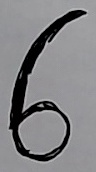
#> input picture camera/testing/mser_test_20250915_213256/mser_001_07_digit_0_roi.jpg, 96 x 172 px, given in place of video, which was not available
$ python digit_camera.py
#> lines starting #> are read from the running program, lines starting #| are printed output that depends on the picture; after the words box and inside, x2 and y2 are one past the last pixel; in counts of white or black regions, pixels touching at a corner belong together; pictures that were not available may be replaced by others from this repository, and a replacement may not be noted
### camera/digit_detector.py
#!/usr/bin/env python3
"""
Digit Detection and Preprocessing Pipeline for Webcam Frames

This module handles:
1. Detecting digit regions in webcam frames
2. Extracting and preprocessing digits to 28x28 format
3. Converting to the binary format expected by the CUDA model
"""

import cv2
import numpy as np
import os
import sys
from typing import List, Tuple, Optional

class DigitDetector:
    def __init__(self):
        # Optimized parameters for 1080p resolution
        self.min_area = 2000  # Increased for 1080p
        self.max_area = 50000  # Increased for 1080p
        self.min_aspect_ratio = 0.3
        self.max_aspect_ratio = 1.5
        self.min_size = 40  # Increased for 1080p

    def preprocess_frame(self, frame: np.ndarray) -> np.ndarray:
        """
        Preprocess the input frame for digit detection
        """
        # Convert to grayscale
        if len(frame.shape) == 3:
            gray = cv2.cvtColor(frame, cv2.COLOR_BGR2GRAY)
        else:
            gray = frame.copy()

        # Apply Gaussian blur to reduce noise
        blurred = cv2.GaussianBlur(gray, (5, 5), 0)

        # Apply adaptive threshold to get binary image
        thresh = cv2.adaptiveThreshold(
            blurred, 255, cv2.ADAPTIVE_THRESH_GAUSSIAN_C,
            cv2.THRESH_BINARY_INV, 11, 2
        )

        return thresh

    def find_digit_contours(self, thresh: np.ndarray) -> List[Tuple[np.ndarray, Tuple[int, int, int, int]]]:
        """
        Find contours that likely contain digits
        """
        # Find contours
        contours, _ = cv2.findContours(thresh, cv2.RETR_EXTERNAL, cv2.CHAIN_APPROX_SIMPLE)

        digit_contours = []
        for contour in contours:
            # Get bounding rectangle
            rect = cv2.boundingRect(contour)
            x, y, w, h = rect

            # Calculate area and aspect ratio
            area = cv2.contourArea(contour)
            aspect_ratio = w / h if h > 0 else 0

            # Filter for digit-like regions
            if (self.min_area < area < self.max_area and
                self.min_aspect_ratio < aspect_ratio < self.max_aspect_ratio and
                w > self.min_size and h > self.min_size):
                digit_contours.append((contour, rect))

        # Sort by area (largest first)
        digit_contours.sort(key=lambda x: cv2.contourArea(x[0]), reverse=True)

        return digit_contours

    def extract_digit_region(self, frame: np.ndarray, rect: Tuple[int, int, int, int]) -> np.ndarray:
        """
        Extract the digit region from the frame
        """
        x, y, w, h = rect

        # Add some padding
        padding = 5
        x = max(0, x - padding)
        y = max(0, y - padding)
        w = min(frame.shape[1] - x, w + 2 * padding)
        h = min(frame.shape[0] - y, h + 2 * padding)

        # Extract region
        digit_roi = frame[y:y+h, x:x+w]

        return digit_roi

    def preprocess_digit(self, digit_roi: np.ndarray) -> np.ndarray:
        """
        Preprocess a digit region to 28x28 format for the model
        """
        # Convert to grayscale if needed
        if len(digit_roi.shape) == 3:
            gray = cv2.cvtColor(digit_roi, cv2.COLOR_BGR2GRAY)
        else:
            gray = digit_roi.copy()

        # Resize to 28x28
        resized = cv2.resize(gray, (28, 28))

        # Invert colors (MNIST has white digits on black background)
        inverted = cv2.bitwise_not(resized)

        # Normalize to [0, 1] range
        normalized = inverted.astype(np.float32) / 255.0

        return normalized

    # [18 lines left out: function save_digit_binary, not called in this run]

    def detect_digits(self, frame: np.ndarray) -> List[Tuple[np.ndarray, Tuple[int, int, int, int]]]:
        """
        Main function to detect and preprocess digits in a frame

        Returns:
            List of (preprocessed_digit, bounding_rect)
        """
        # For 1080p frames, work on a smaller version for detection, then scale back
        original_height, original_width = frame.shape[:2]
        scale_factor = 0.5  # Process at half resolution for speed

        if original_width > 1280:  # Only scale down if frame is large
            small_width = int(original_width * scale_factor)
            small_height = int(original_height * scale_factor)
            small_frame = cv2.resize(frame, (small_width, small_height))
        else:
            small_frame = frame
            scale_factor = 1.0

        # Preprocess frame
        thresh = self.preprocess_frame(small_frame)

        # Find digit contours
        digit_contours = self.find_digit_contours(thresh)

        results = []
        for i, (contour, rect) in enumerate(digit_contours):
            # Scale rectangle back to original size
            x, y, w, h = rect
            if scale_factor != 1.0:
                x = int(x / scale_factor)
                y = int(y / scale_factor)
                w = int(w / scale_factor)
                h = int(h / scale_factor)
                rect = (x, y, w, h)

            # Extract digit region from original frame
            digit_roi = self.extract_digit_region(frame, rect)

            # Preprocess digit
            preprocessed = self.preprocess_digit(digit_roi)

            # Add to results (no temp file needed)
            results.append((preprocessed, rect))

        return results

    # [28 lines left out: functions visualize_detection, test_digit_detection, not called in this run]

# [32 lines that do not run on import are left out]

### camera/digit_camera.py
#!/usr/bin/env python3
"""
Real-time Digit Recognition with Camera Stream
Integrates MJPEG camera stream with digit detection and CUDA inference.
"""

import cv2
import numpy as np
import time
import os
import sys
from digit_detector import DigitDetector

class DigitCamera:
    def __init__(self, stream_url="http://192.168.1.200:8080/video"):
        self.stream_url = stream_url
        self.detector = DigitDetector()
        self.frame_count = 0
        self.start_time = time.time()
        self.last_detection_time = 0
        self.detection_cooldown = 0.5  # Minimum time between detections (seconds)

    def connect_to_stream(self):
        """Connect to the MJPEG stream"""
        print("🎥 Connecting to camera stream...")
        print(f"📡 Stream URL: {self.stream_url}")

        # Connect to the stream with optimized settings
        self.cap = cv2.VideoCapture(self.stream_url)

        if not self.cap.isOpened():
            print("❌ Failed to connect to camera stream")
            print("💡 Make sure the Windows webcam server is running on port 8080")
            return False

        # Optimize stream settings for better quality
        self.cap.set(cv2.CAP_PROP_BUFFERSIZE, 1)  # Reduce buffer to prevent lag
        self.cap.set(cv2.CAP_PROP_FPS, 30)        # Set target FPS

        # Get stream properties
        self.width = int(self.cap.get(cv2.CAP_PROP_FRAME_WIDTH))
        self.height = int(self.cap.get(cv2.CAP_PROP_FRAME_HEIGHT))
        self.fps = self.cap.get(cv2.CAP_PROP_FPS)

        print("✅ Connected to camera stream!")
        print(f"📐 Stream resolution: {self.width}x{self.height}")
        print(f"🎬 Stream FPS: {self.fps}")

        return True

    def run_cuda_inference(self, digit_image):
        """Run CUDA inference on the detected digit"""
        try:
            # Check if CUDA inference executable exists
            cuda_path = "../bin/inference"
            if not os.path.exists(cuda_path):
                print("⚠️ CUDA inference executable not found. Run 'cd .. && make inference' first.")
                return None

            # Create a temporary file with a unique name to avoid conflicts
            import tempfile
            with tempfile.NamedTemporaryFile(suffix='.bin', delete=False) as temp_file:
                temp_filename = temp_file.name
                # Write the preprocessed digit data
                digit_image.astype(np.float32).tofile(temp_filename)

            # Run the CUDA inference
            import subprocess
            result = subprocess.run([cuda_path, temp_filename], capture_output=True, text=True, timeout=5)

            # Clean up temporary file immediately
            os.unlink(temp_filename)

            if result.returncode == 0:
                # Parse the prediction result - look for "Prediction: X" line
                lines = result.stdout.strip().split('\n')
                for line in lines:
                    if line.startswith('Prediction:'):
                        prediction = line.split(':')[1].strip()
                        if prediction.isdigit():
                            return int(prediction)

                print(f"⚠️ Could not parse prediction from: {result.stdout}")
                return None
            else:
                print(f"⚠️ CUDA inference failed: {result.stderr}")
                return None

        except subprocess.TimeoutExpired:
            print("⚠️ CUDA inference timed out")
            return None
        except Exception as e:
            print(f"⚠️ CUDA inference error: {e}")
            return None
        finally:
            # Ensure temp file is cleaned up even if there's an error
            try:
                if 'temp_filename' in locals() and os.path.exists(temp_filename):
                    os.unlink(temp_filename)
            except:
                pass

    def process_frame(self, frame):
        """Process a single frame for digit detection and recognition"""
        current_time = time.time()

        # Check if enough time has passed since last detection
        if current_time - self.last_detection_time < self.detection_cooldown:
            return frame, None

        # Detect digits in the frame
        digit_regions = self.detector.detect_digits(frame)

        if not digit_regions:
            return frame, None

        # Process the first detected digit
        digit_region, bbox = digit_regions[0]

        # Run CUDA inference
        prediction = self.run_cuda_inference(digit_region)

        if prediction is not None:
            self.last_detection_time = current_time
            return frame, (prediction, bbox)

        return frame, None

    def draw_overlay(self, frame, prediction_info=None):
        """Draw information overlay on the frame"""
        # Add frame counter and FPS
        self.frame_count += 1
        elapsed_time = time.time() - self.start_time
        fps = self.frame_count / elapsed_time if elapsed_time > 0 else 0

        # Add info overlay
        #cv2.putText(frame, f"Frame: {self.frame_count}", (10, 30),
                   #cv2.FONT_HERSHEY_SIMPLEX, 0.7, (0, 255, 0), 2)
        cv2.putText(frame, f"FPS: {fps:.1f}", (10, 60),
                   cv2.FONT_HERSHEY_SIMPLEX, 0.7, (0, 255, 0), 2)
        #cv2.putText(frame, f"Resolution: {self.width}x{self.height}", (10, 90),
                   #cv2.FONT_HERSHEY_SIMPLEX, 0.5, (255, 255, 255), 1)

        # Add digit recognition result
        if prediction_info:
            prediction, bbox = prediction_info
            x, y, w, h = bbox

            # Draw bounding box around detected digit
            cv2.rectangle(frame, (x, y), (x + w, y + h), (0, 255, 0), 2)

            # Draw prediction result
            cv2.putText(frame, f"Digit: {prediction}", (x, y - 10),
                       cv2.FONT_HERSHEY_SIMPLEX, 1.5, (0, 255, 0), 3)

            # Add confidence indicator (since we don't have actual confidence)
            cv2.putText(frame, "CUDA Model", (x, y + h + 30),
                       cv2.FONT_HERSHEY_SIMPLEX, 0.7, (255, 255, 0), 2)

        return frame

    def run(self):
        """Main processing loop"""
        if not self.connect_to_stream():
            return

        # Create window with high-quality settings
        cv2.namedWindow("Digit Recognition", cv2.WINDOW_NORMAL)
        cv2.resizeWindow("Digit Recognition", 1280, 720)

        # Set window properties for better display
        cv2.setWindowProperty("Digit Recognition", cv2.WND_PROP_TOPMOST, 0)

        print("🎬 Digit recognition started. Press 'q' to quit, 's' to save frame.")

        while True:
            # Clear any buffered frames to prevent lag
            for _ in range(2):
                self.cap.grab()

            ret, frame = self.cap.read()

            if not ret:
                print("⚠️ Failed to read frame")
                break

            # Process frame for digit detection
            processed_frame, prediction_info = self.process_frame(frame)

            # Draw overlay with results
            display_frame = self.draw_overlay(processed_frame, prediction_info)

            # Display frame
            cv2.imshow("Digit Recognition", display_frame)

            # Handle key presses
            key = cv2.waitKey(1) & 0xFF
            if key == ord('q'):
                break
            elif key == ord('s'):
                # Save current frame
                filename = f"digit_frame_{int(time.time())}.jpg"
                cv2.imwrite(filename, display_frame)
                print(f"📸 Frame saved as {filename}")
            elif key == ord('r'):
                # Reset frame counter
                self.frame_count = 0
                self.start_time = time.time()
                print("🔄 Frame counter reset")

        # Cleanup
        self.cap.release()
        cv2.destroyAllWindows()
        print("👋 Digit recognition stopped")

def main():
    # You can change the IP address here if needed
    stream_url = "http://192.168.1.200:8080/video"

    # Create and run the digit camera
    digit_camera = DigitCamera(stream_url)

    try:
        digit_camera.run()
#> in run, frame is the input picture: shape (172, 96, 3); mean B, G, R 133.1, 130.7, 130.9
#> in preprocess_frame, `blurred = cv2.GaussianBlur(gray, (5, 5), 0)`:
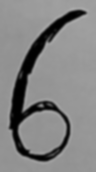
#> blurred: shape (172, 96); min 0, max 170, mean 130.9
#> in preprocess_frame, `thresh = cv2.adaptiveThreshold( blurred, 255, cv2.ADAPTIVE_THRESH_GAUS..`:
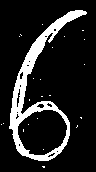
#> thresh: shape (172, 96); 13.9% white; 23 white regions (22 under 20 px)
#> in find_digit_contours, `contours, _ = cv2.findContours(thresh, cv2.RETR_EXTERNAL, cv2.CHAIN_AP..`: contours = 19 contours, 18 with area under 20; largest, box (x1, y1, x2, y2) and area: (9, 10, 87, 161) 3824
#> the loop in find_digit_contours, `for contour in contours:` made 19 passes
#> (x, y, w, h, area, aspect_ratio) on pass 19: (9, 10, 78, 151, 3823.5, 0.517)
#> after the loop in find_digit_contours, `for contour in contours:`: digit_contours = 1 item
#> the loop in detect_digits, `for i, (contour, rect) in enumerate(digit_contours):` made 1 pass
#> padding in extract_digit_region on pass 1: 5
#> pass 1, in extract_digit_region, `digit_roi = frame[y:y+h, x:x+w]`:
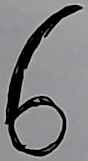
#> digit_roi: shape (161, 88, 3); mean B, G, R 129.7, 127.4, 127.6
#> pass 1, in preprocess_digit, `resized = cv2.resize(gray, (28, 28))`:
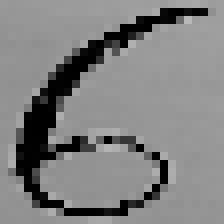
#> resized: shape (28, 28) (shown 8 times larger); min 0, max 184, mean 128.2
#> pass 1, in preprocess_digit, `inverted = cv2.bitwise_not(resized)`:
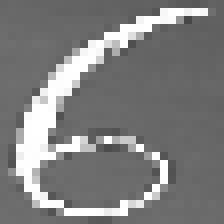
#> inverted: shape (28, 28) (shown 8 times larger); min 71, max 255, mean 126.8
#> in process_frame, `digit_region, bbox = digit_regions[0]`: bbox = (9, 10, 78, 151)
#> in draw_overlay, `cv2.putText(frame, f"FPS: {fps:.1f}", (10, 60), cv2.FONT_HERSHEY_SIMPL..`:
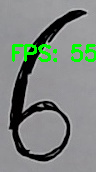
#> frame: shape (172, 96, 3); 3.65% of pixels changed, all inside (x1, y1, x2, y2) = (12, 44, 96, 62)
#> (key q is pressed here)
    except KeyboardInterrupt:
        print("\n🛑 Interrupted by user")
    except Exception as e:
        print(f"❌ Error: {e}")

if __name__ == "__main__":
    main()

$ run again, on camera/testing/mser_test_20250915_213256/mser_001_10_detection_overlay.jpg
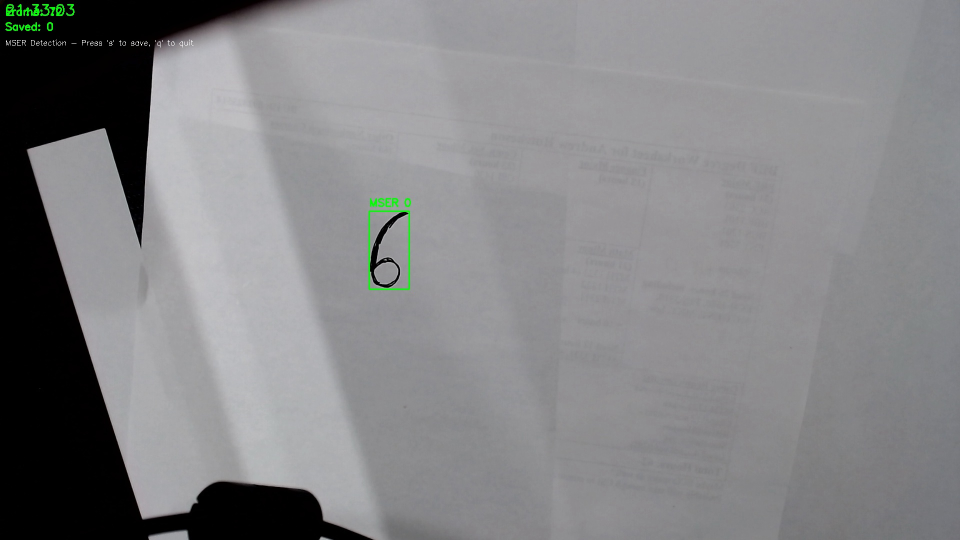
#> input picture camera/testing/mser_test_20250915_213256/mser_001_10_detection_overlay.jpg, 1920 x 1080 px, given in place of video, which was not available (shown at 1/2 size)
#> in run, frame is the input picture: shape (1080, 1920, 3); mean B, G, R 132.9, 131, 130.8
#> in preprocess_frame, `thresh = cv2.adaptiveThreshold( blurred, 255, cv2.ADAPTIVE_THRESH_GAUS..`:
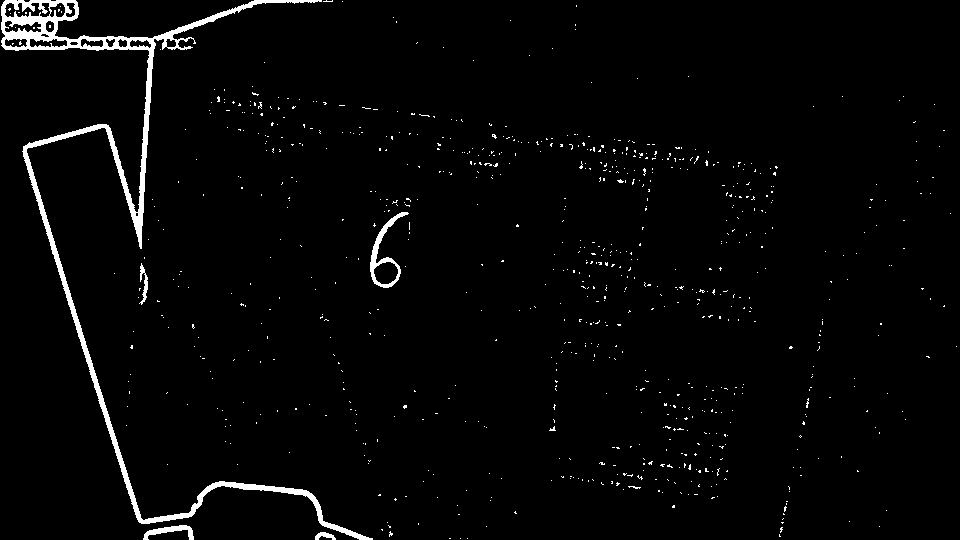
#> thresh: shape (540, 960); 2.4% white; 796 white regions (790 under 20 px)
#> contours = 784 contours, 779 with area under 20; largest, box (x1, y1, x2, y2) and area: (1, 0, 373, 540) 9334, (370, 212, 409, 288) 938, (143, 525, 194, 540) 248, (139, 263, 148, 305) 98, (315, 532, 336, 540) 72
#> the loop in find_digit_contours, `for contour in contours:` made 784 passes
#> (x, y, w, h, area, aspect_ratio) on passes 5, 12, 784: (315, 532, 21, 8, 72.5, 2.62), (143, 525, 51, 15, 247.5, 3.4), (1, 0, 372, 540, 9334.5, 0.689)
#> after the loop in find_digit_contours, `for contour in contours:`: digit_contours = 1 item
#> the loop in detect_digits, `for i, (contour, rect) in enumerate(digit_contours):` made 1 pass
#> padding in extract_digit_region on pass 1: 5
#> pass 1, in preprocess_digit, `inverted = cv2.bitwise_not(resized)`:
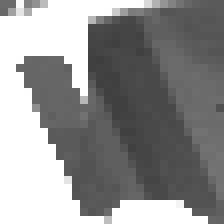
#> inverted: shape (28, 28) (shown 8 times larger); min 62, max 255, mean 143.7
#> bbox = (2, 0, 744, 1080)
#> frame: shape (1080, 1920, 3); 0.03% of pixels changed, all inside (x1, y1, x2, y2) = (12, 44, 100, 62)
